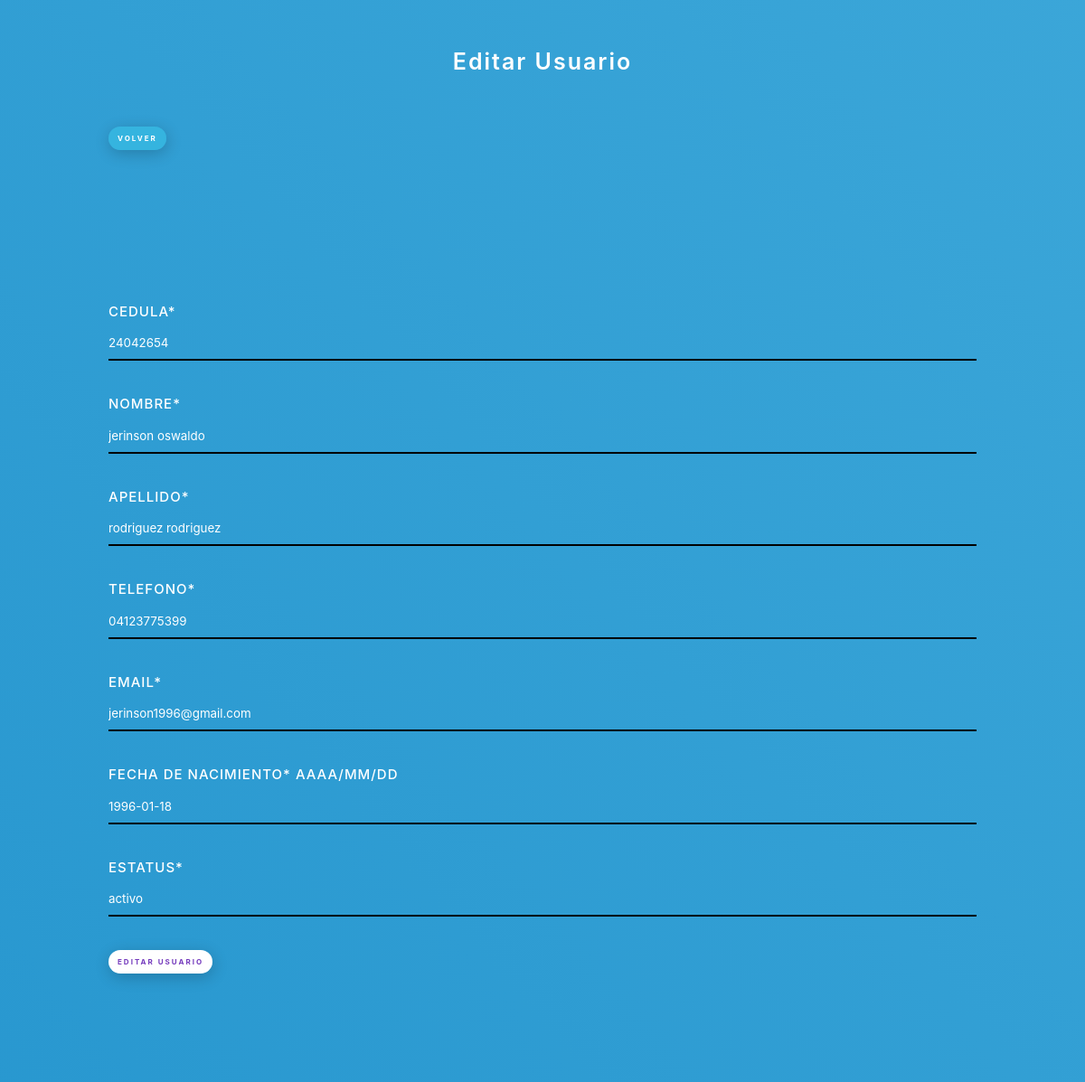
Screenshot of /editar.php?id=1 with the database file from the repository.
### tables this page shows
CREATE TABLE `usuario` (
  `id` int(11) NOT NULL,
  `cedula` varchar(8) NOT NULL,
  `nombre` varchar(250) NOT NULL,
  `apellido` varchar(250) NOT NULL,
  `telefono` varchar(11) NOT NULL,
  `email` varchar(100) NOT NULL,
  `fecha_nac` date NOT NULL,
  `estatus` varchar(10) NOT NULL
);

### editar.php (the view, shortened to what this page needs)
<!DOCTYPE html>
<html lang="en">
<head>
	<link rel="stylesheet" href="https://cdnjs.cloudflare.com/ajax/libs/font-awesome/4.7.0/css/font-awesome.min.css">
	<link rel="stylesheet" href="https://cdnjs.cloudflare.com/ajax/libs/bulma/0.4.3/css/bulma.min.css">
	<link rel="stylesheet" href="css/style.css">
</head>
<body>
<div class="degradado"></div>
<div class="contenedor-title">
	<h1>Editar Usuario</h1>
</div>
<div class="agregar">
	<a href="index.php" class="editar">volver</a>
</div>
<div class="contenedor-formulario-usuario">
<?php
    $id=$_GET['id'];
    include 'conexion1.php';
    $res = $mysqli->query("SELECT * FROM usuario where id='$id'");
    while ($f = $res->fetch_object()) {
    ?>
    <form name="usuario" method="post" action="editar-usuario.php" >
    <label for="">Cedula*</label>
    <input type="text" class="inputtexto" name="cedula" value="<?php echo $f->cedula;?>" required>
    <label for="">Nombre*</label>
    <input type="text" class="inputtexto" name="nombre" value="<?php echo $f->nombre;?>" required>
    <label for="">Apellido*</label>
    <input type="text" class="inputtexto" name="apellido" value="<?php echo $f->apellido;?>" required>
    <label for="">telefono*</label>
    <input type="text" class="inputtexto" name="telefono" value="<?php echo $f->telefono;?>" required>
    <label for="">Email*</label>
    <input type="email" class="inputtexto" name="correo" value="<?php echo $f->email;?>" required>
    <label for="">Fecha de nacimiento* aaaa/mm/dd</label>
    <input type="text" class="inputtexto" name="fecha" value="<?php echo $f->fecha_nac;?>" required>
    <label for="">Estatus*</label>
    <input type="text" class="inputtexto" name="estatus" value="<?php echo $f->estatus;?>" required>
 	<input type="submit" name="cargar" value="Editar usuario" class="registro">
</form>
    <?php
    }
    ?>
</div>
</body>
</html>

### css/style.css (style rules this page uses)
*, html, body { padding: 0; margin:0; color: white; }
body { overflow: hidden; }
.contenedor-title { width: 100%; text-align: center; padding: 50px; }
.contenedor-title h1 { font-size: 25px; font-weight: 600; letter-spacing: 2px; }
.contenedor-formulario-usuario { position: relative; color: #fff; padding: 120px; }
.contenedor-formulario-usuario label { font-size: 15px; text-transform: uppercase; letter-spacing: 1px; font-weight: 500; width: 500px; position: relative; }
.contenedor-formulario-usuario input[type=text], .contenedor-formulario-usuario input[type=email],.contenedor-formulario-usuario input[type=number] { width: 100%; height: 38px; color: #fff; border-radius: 0; background: transparent; border-bottom: 2px solid #000; border-top: 0; border-right: 0; border-left: 0; margin-bottom: 35px; margin-top: 5px; }
.registro { background: #fff; border-radius: 2vh; padding: 8px 10px; font-size: 8px; color: #753bbd; font-weight: 700; text-transform: uppercase; letter-spacing: 2px; position: relative; -webkit-box-shadow: 1px 4px 17px rgba(0,0,0,.2); box-shadow: 1px 4px 17px rgba(0,0,0,.2); border-style: none; cursor: pointer; }
.editar { background: #35b4df; border-radius: 2vh; padding: 8px 10px; font-size: 8px; color: white; font-weight: 700; text-transform: uppercase; letter-spacing: 2px; position: relative; -webkit-box-shadow: 1px 4px 17px rgba(0,0,0,.2); box-shadow: 1px 4px 17px rgba(0,0,0,.2); border-style: none; cursor: pointer; }
.agregar { width: 80%; position: relative; margin: 0 auto; padding-bottom: 50px; }
.degradado { width: 200%; position: fixed; height: 200%; z-index: -1; background: linear-gradient(49deg, #080808, #0b81c2, #6cccef, #dcdcdc); background-size: 800% 800%; -webkit-animation: factory 11s ease infinite; -moz-animation: factory 11s ease infinite; animation: factory 11s ease infinite; }

### rows the page displays
usuario: cedula "24042654", nombre "jerinson oswaldo", apellido "rodriguez rodriguez", telefono "04123775399", correo "jerinson1996@gmail.com", fecha "1996-01-18", estatus "activo"
